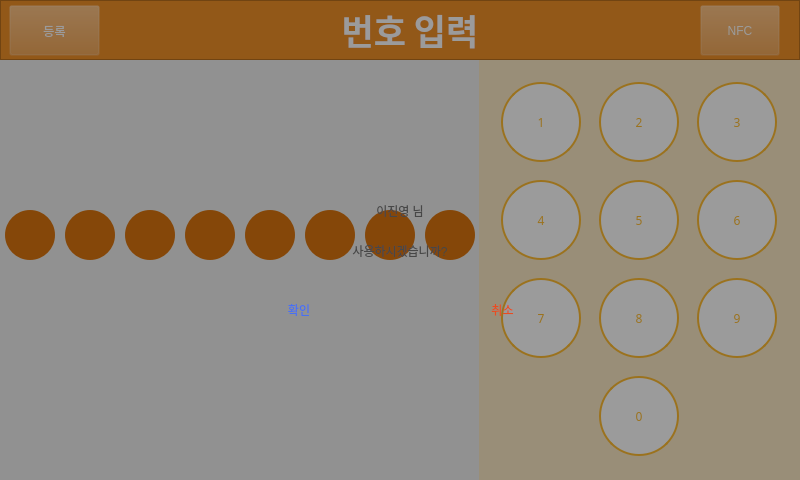
<?xml version="1.0" encoding="UTF-8"?>
<ui version="4.0">
 <class>LogIn</class>
 <widget class="QWidget" name="LogIn">
  <property name="geometry">
   <rect>
    <x>0</x>
    <y>0</y>
    <width>800</width>
    <height>480</height>
   </rect>
  </property>
  <property name="windowTitle">
   <string>Form</string>
  </property>
  <widget class="QPushButton" name="ButtonNFC">
   <property name="geometry">
    <rect>
     <x>700</x>
     <y>5</y>
     <width>80</width>
     <height>51</height>
    </rect>
   </property>
   <property name="layoutDirection">
    <enum>Qt::RightToLeft</enum>
   </property>
   <property name="styleSheet">
    <string notr="true">background-color: rgb(241, 145, 039, 0);
color: rgb(255, 255, 255);
font: 20pt &quot;배달의민족 한나체 Air&quot;;</string>
   </property>
   <property name="text">
    <string>NFC</string>
   </property>
   <property name="icon">
    <iconset>
     <normaloff>Images/Phone.png</normaloff>Images/Phone.png</iconset>
   </property>
   <property name="iconSize">
    <size>
     <width>32</width>
     <height>32</height>
    </size>
   </property>
  </widget>
  <widget class="QPushButton" name="ButtonRegister">
   <property name="geometry">
    <rect>
     <x>9</x>
     <y>5</y>
     <width>91</width>
     <height>51</height>
    </rect>
   </property>
   <property name="styleSheet">
    <string notr="true">background-color: rgb(241, 145, 039, 0);
color: rgb(255, 255, 255);
font: 20pt &quot;배달의민족 한나체 Air&quot;;</string>
   </property>
   <property name="text">
    <string>등록</string>
   </property>
   <property name="icon">
    <iconset>
     <normaloff>Images/Document.png</normaloff>Images/Document.png</iconset>
   </property>
   <property name="iconSize">
    <size>
     <width>32</width>
     <height>32</height>
    </size>
   </property>
   <property name="autoRepeat">
    <bool>false</bool>
   </property>
  </widget>
  <widget class="QPushButton" name="roundDisplay_5">
   <property name="geometry">
    <rect>
     <x>245</x>
     <y>210</y>
     <width>50</width>
     <height>50</height>
    </rect>
   </property>
   <property name="styleSheet">
    <string notr="true">border-radius: 25px;
background-color: rgb(219, 117, 015);
</string>
   </property>
   <property name="text">
    <string/>
   </property>
  </widget>
  <widget class="QPushButton" name="roundDisplay_4">
   <property name="geometry">
    <rect>
     <x>185</x>
     <y>210</y>
     <width>50</width>
     <height>50</height>
    </rect>
   </property>
   <property name="styleSheet">
    <string notr="true">border-radius: 25px;
background-color: rgb(219, 117, 015);
</string>
   </property>
   <property name="text">
    <string/>
   </property>
  </widget>
  <widget class="QGraphicsView" name="viewMebuBar">
   <property name="enabled">
    <bool>true</bool>
   </property>
   <property name="geometry">
    <rect>
     <x>0</x>
     <y>0</y>
     <width>800</width>
     <height>60</height>
    </rect>
   </property>
   <property name="autoFillBackground">
    <bool>false</bool>
   </property>
   <property name="styleSheet">
    <string notr="true">background-color: rgb(241, 145, 39);</string>
   </property>
   <property name="backgroundBrush">
    <brush brushstyle="SolidPattern">
     <color alpha="255">
      <red>241</red>
      <green>145</green>
      <blue>39</blue>
     </color>
    </brush>
   </property>
   <property name="foregroundBrush">
    <brush brushstyle="SolidPattern">
     <color alpha="255">
      <red>241</red>
      <green>145</green>
      <blue>39</blue>
     </color>
    </brush>
   </property>
   <property name="interactive">
    <bool>true</bool>
   </property>
   <property name="sceneRect">
    <rectf>
     <x>20.000000000000000</x>
     <y>20.000000000000000</y>
     <width>400.000000000000000</width>
     <height>50.000000000000000</height>
    </rectf>
   </property>
  </widget>
  <widget class="QPushButton" name="roundDisplay_8">
   <property name="geometry">
    <rect>
     <x>425</x>
     <y>210</y>
     <width>50</width>
     <height>50</height>
    </rect>
   </property>
   <property name="styleSheet">
    <string notr="true">border-radius: 25px;
background-color: rgb(219, 117, 015);
</string>
   </property>
   <property name="text">
    <string/>
   </property>
  </widget>
  <widget class="QWidget" name="DialogueShadow" native="true">
   <property name="enabled">
    <bool>true</bool>
   </property>
   <property name="geometry">
    <rect>
     <x>0</x>
     <y>0</y>
     <width>800</width>
     <height>480</height>
    </rect>
   </property>
   <property name="palette">
    <palette>
     <active>
      <colorrole role="Base">
       <brush brushstyle="SolidPattern">
        <color alpha="255">
         <red>255</red>
         <green>255</green>
         <blue>255</blue>
        </color>
       </brush>
      </colorrole>
      <colorrole role="Window">
       <brush brushstyle="SolidPattern">
        <color alpha="100">
         <red>0</red>
         <green>0</green>
         <blue>0</blue>
        </color>
       </brush>
      </colorrole>
     </active>
     <inactive>
      <colorrole role="Base">
       <brush brushstyle="SolidPattern">
        <color alpha="255">
         <red>255</red>
         <green>255</green>
         <blue>255</blue>
        </color>
       </brush>
      </colorrole>
      <colorrole role="Window">
       <brush brushstyle="SolidPattern">
        <color alpha="100">
         <red>0</red>
         <green>0</green>
         <blue>0</blue>
        </color>
       </brush>
      </colorrole>
     </inactive>
     <disabled>
      <colorrole role="Base">
       <brush brushstyle="SolidPattern">
        <color alpha="100">
         <red>0</red>
         <green>0</green>
         <blue>0</blue>
        </color>
       </brush>
      </colorrole>
      <colorrole role="Window">
       <brush brushstyle="SolidPattern">
        <color alpha="100">
         <red>0</red>
         <green>0</green>
         <blue>0</blue>
        </color>
       </brush>
      </colorrole>
     </disabled>
    </palette>
   </property>
   <property name="autoFillBackground">
    <bool>true</bool>
   </property>
   <property name="styleSheet">
    <string notr="true"/>
   </property>
   <widget class="QWidget" name="DialogueCheck" native="true">
    <property name="geometry">
     <rect>
      <x>200</x>
      <y>140</y>
      <width>400</width>
      <height>200</height>
     </rect>
    </property>
    <property name="autoFillBackground">
     <bool>false</bool>
    </property>
    <property name="styleSheet">
     <string notr="true">border-radius: 25px;</string>
    </property>
    <widget class="QLabel" name="DLabelName">
     <property name="geometry">
      <rect>
       <x>0</x>
       <y>50</y>
       <width>400</width>
       <height>41</height>
      </rect>
     </property>
     <property name="styleSheet">
      <string notr="true">font: 24pt &quot;배달의민족 주아&quot;;
background-color: rgb(255, 255, 255, 0);
color: rgb(71, 71, 71);</string>
     </property>
     <property name="text">
      <string>이진영 님</string>
     </property>
     <property name="alignment">
      <set>Qt::AlignCenter</set>
     </property>
    </widget>
    <widget class="QLabel" name="DLabelQ">
     <property name="geometry">
      <rect>
       <x>0</x>
       <y>90</y>
       <width>400</width>
       <height>41</height>
      </rect>
     </property>
     <property name="styleSheet">
      <string notr="true">font: 18pt &quot;배달의민족 주아&quot;;
background-color: rgb(255, 255, 255, 0);
color: rgb(71, 71, 71);</string>
     </property>
     <property name="text">
      <string>사용하시겠습니까?</string>
     </property>
     <property name="alignment">
      <set>Qt::AlignCenter</set>
     </property>
    </widget>
    <widget class="QWidget" name="horizontalLayoutWidget">
     <property name="geometry">
      <rect>
       <x>0</x>
       <y>139</y>
       <width>401</width>
       <height>61</height>
      </rect>
     </property>
     <layout class="QHBoxLayout" name="horizontalLayout">
      <item>
       <widget class="QPushButton" name="DButtonYes">
        <property name="sizePolicy">
         <sizepolicy hsizetype="Minimum" vsizetype="Expanding">
          <horstretch>0</horstretch>
          <verstretch>0</verstretch>
         </sizepolicy>
        </property>
        <property name="styleSheet">
         <string notr="true">font: 18pt &quot;배달의민족 주아&quot;;
color: rgb(72, 112, 242);</string>
        </property>
        <property name="text">
         <string>확인</string>
        </property>
       </widget>
      </item>
      <item>
       <widget class="QPushButton" name="DButtonNo">
        <property name="sizePolicy">
         <sizepolicy hsizetype="Minimum" vsizetype="Expanding">
          <horstretch>0</horstretch>
          <verstretch>0</verstretch>
         </sizepolicy>
        </property>
        <property name="palette">
         <palette>
          <active>
           <colorrole role="WindowText">
            <brush brushstyle="SolidPattern">
             <color alpha="255">
              <red>232</red>
              <green>77</green>
              <blue>33</blue>
             </color>
            </brush>
           </colorrole>
           <colorrole role="Text">
            <brush brushstyle="SolidPattern">
             <color alpha="255">
              <red>232</red>
              <green>77</green>
              <blue>33</blue>
             </color>
            </brush>
           </colorrole>
           <colorrole role="ButtonText">
            <brush brushstyle="SolidPattern">
             <color alpha="255">
              <red>232</red>
              <green>77</green>
              <blue>33</blue>
             </color>
            </brush>
           </colorrole>
           <colorrole role="PlaceholderText">
            <brush brushstyle="NoBrush">
             <color alpha="128">
              <red>232</red>
              <green>77</green>
              <blue>33</blue>
             </color>
            </brush>
           </colorrole>
          </active>
          <inactive>
           <colorrole role="WindowText">
            <brush brushstyle="SolidPattern">
             <color alpha="255">
              <red>232</red>
              <green>77</green>
              <blue>33</blue>
             </color>
            </brush>
           </colorrole>
           <colorrole role="Text">
            <brush brushstyle="SolidPattern">
             <color alpha="255">
              <red>232</red>
              <green>77</green>
              <blue>33</blue>
             </color>
            </brush>
           </colorrole>
           <colorrole role="ButtonText">
            <brush brushstyle="SolidPattern">
             <color alpha="255">
              <red>232</red>
              <green>77</green>
              <blue>33</blue>
             </color>
            </brush>
           </colorrole>
           <colorrole role="PlaceholderText">
            <brush brushstyle="NoBrush">
             <color alpha="128">
              <red>232</red>
              <green>77</green>
              <blue>33</blue>
             </color>
            </brush>
           </colorrole>
          </inactive>
          <disabled>
           <colorrole role="WindowText">
            <brush brushstyle="SolidPattern">
             <color alpha="255">
              <red>232</red>
              <green>77</green>
              <blue>33</blue>
             </color>
            </brush>
           </colorrole>
           <colorrole role="Text">
            <brush brushstyle="SolidPattern">
             <color alpha="255">
              <red>232</red>
              <green>77</green>
              <blue>33</blue>
             </color>
            </brush>
           </colorrole>
           <colorrole role="ButtonText">
            <brush brushstyle="SolidPattern">
             <color alpha="255">
              <red>232</red>
              <green>77</green>
              <blue>33</blue>
             </color>
            </brush>
           </colorrole>
           <colorrole role="PlaceholderText">
            <brush brushstyle="NoBrush">
             <color alpha="128">
              <red>232</red>
              <green>77</green>
              <blue>33</blue>
             </color>
            </brush>
           </colorrole>
          </disabled>
         </palette>
        </property>
        <property name="autoFillBackground">
         <bool>false</bool>
        </property>
        <property name="styleSheet">
         <string notr="true">font: 18pt &quot;배달의민족 주아&quot;;
color: rgb(232, 77, 33);;</string>
        </property>
        <property name="text">
         <string>취소</string>
        </property>
       </widget>
      </item>
     </layout>
    </widget>
   </widget>
  </widget>
  <widget class="QLabel" name="MenuPageLabel">
   <property name="geometry">
    <rect>
     <x>310</x>
     <y>0</y>
     <width>200</width>
     <height>60</height>
    </rect>
   </property>
   <property name="font">
    <font>
     <family>배달의민족 한나체 Air</family>
     <pointsize>26</pointsize>
     <weight>75</weight>
     <bold>true</bold>
    </font>
   </property>
   <property name="text">
    <string>&lt;html&gt;&lt;head/&gt;&lt;body&gt;&lt;p align=&quot;center&quot;&gt;&lt;span style=&quot; color:#ffffff;&quot;&gt;번호 입력&lt;/span&gt;&lt;/p&gt;&lt;/body&gt;&lt;/html&gt;</string>
   </property>
   <property name="alignment">
    <set>Qt::AlignCenter</set>
   </property>
  </widget>
  <widget class="QPushButton" name="roundDisplay_6">
   <property name="geometry">
    <rect>
     <x>305</x>
     <y>210</y>
     <width>50</width>
     <height>50</height>
    </rect>
   </property>
   <property name="styleSheet">
    <string notr="true">border-radius: 25px;
background-color: rgb(219, 117, 015);
</string>
   </property>
   <property name="text">
    <string/>
   </property>
  </widget>
  <widget class="QPushButton" name="roundDisplay_1">
   <property name="geometry">
    <rect>
     <x>5</x>
     <y>210</y>
     <width>50</width>
     <height>50</height>
    </rect>
   </property>
   <property name="font">
    <font>
     <family>배달의민족 한나체 Air</family>
    </font>
   </property>
   <property name="styleSheet">
    <string notr="true">border-radius: 25px;
background-color: rgb(219, 117, 015);
</string>
   </property>
   <property name="text">
    <string/>
   </property>
  </widget>
  <widget class="QPushButton" name="roundDisplay_7">
   <property name="geometry">
    <rect>
     <x>365</x>
     <y>210</y>
     <width>50</width>
     <height>50</height>
    </rect>
   </property>
   <property name="styleSheet">
    <string notr="true">border-radius: 25px;
background-color: rgb(219, 117, 015);
</string>
   </property>
   <property name="text">
    <string/>
   </property>
  </widget>
  <widget class="QWidget" name="KeypadWidget" native="true">
   <property name="geometry">
    <rect>
     <x>479</x>
     <y>60</y>
     <width>321</width>
     <height>421</height>
    </rect>
   </property>
   <property name="font">
    <font>
     <family>Agency FB</family>
    </font>
   </property>
   <property name="autoFillBackground">
    <bool>true</bool>
   </property>
   <property name="styleSheet">
    <string notr="true">background-color: rgb(251, 233, 197);
color: rgb(251, 233, 197);</string>
   </property>
   <widget class="QWidget" name="gridLayoutWidget">
    <property name="geometry">
     <rect>
      <x>10</x>
      <y>10</y>
      <width>301</width>
      <height>401</height>
     </rect>
    </property>
    <layout class="QGridLayout" name="Keypad">
     <item row="2" column="0">
      <widget class="QPushButton" name="KeypadButton_7">
       <property name="maximumSize">
        <size>
         <width>80</width>
         <height>80</height>
        </size>
       </property>
       <property name="styleSheet">
        <string notr="true">border-radius: 40px;
font: 48pt &quot;배달의민족 주아&quot;;
color: rgb(255, 188, 50);
background-color: rgb(255, 255, 255);
border: 2px solid white;
border-color: rgb(255, 188, 50);
</string>
       </property>
       <property name="text">
        <string>7</string>
       </property>
      </widget>
     </item>
     <item row="2" column="1">
      <widget class="QPushButton" name="KeypadButton_8">
       <property name="maximumSize">
        <size>
         <width>80</width>
         <height>80</height>
        </size>
       </property>
       <property name="styleSheet">
        <string notr="true">border-radius: 40px;
font: 48pt &quot;배달의민족 주아&quot;;
color: rgb(255, 188, 50);
background-color: rgb(255, 255, 255);
border: 2px solid white;
border-color: rgb(255, 188, 50);
</string>
       </property>
       <property name="text">
        <string>8</string>
       </property>
      </widget>
     </item>
     <item row="1" column="2">
      <widget class="QPushButton" name="KeypadButton_6">
       <property name="maximumSize">
        <size>
         <width>80</width>
         <height>80</height>
        </size>
       </property>
       <property name="styleSheet">
        <string notr="true">border-radius: 40px;
font: 48pt &quot;배달의민족 주아&quot;;
color: rgb(255, 188, 50);
background-color: rgb(255, 255, 255);
border: 2px solid white;
border-color: rgb(255, 188, 50);
</string>
       </property>
       <property name="text">
        <string>6</string>
       </property>
      </widget>
     </item>
     <item row="1" column="0">
      <widget class="QPushButton" name="KeypadButton_4">
       <property name="maximumSize">
        <size>
         <width>80</width>
         <height>80</height>
        </size>
       </property>
       <property name="styleSheet">
        <string notr="true">border-radius: 40px;
font: 48pt &quot;배달의민족 주아&quot;;
color: rgb(255, 188, 50);
background-color: rgb(255, 255, 255);
border: 2px solid white;
border-color: rgb(255, 188, 50);
</string>
       </property>
       <property name="text">
        <string>4</string>
       </property>
      </widget>
     </item>
     <item row="2" column="2">
      <widget class="QPushButton" name="KeypadButton_9">
       <property name="maximumSize">
        <size>
         <width>80</width>
         <height>80</height>
        </size>
       </property>
       <property name="styleSheet">
        <string notr="true">border-radius: 40px;
font: 48pt &quot;배달의민족 주아&quot;;
color: rgb(255, 188, 50);
background-color: rgb(255, 255, 255);
border: 2px solid white;
border-color: rgb(255, 188, 50);
</string>
       </property>
       <property name="text">
        <string>9</string>
       </property>
      </widget>
     </item>
     <item row="0" column="0">
      <widget class="QPushButton" name="KeypadButton_1">
       <property name="maximumSize">
        <size>
         <width>80</width>
         <height>80</height>
        </size>
       </property>
       <property name="styleSheet">
        <string notr="true">border-radius: 40px;
font: 48pt &quot;배달의민족 주아&quot;;
color: rgb(255, 188, 50);
background-color: rgb(255, 255, 255);
border: 2px solid white;
border-color: rgb(255, 188, 50);
</string>
       </property>
       <property name="text">
        <string>1</string>
       </property>
      </widget>
     </item>
     <item row="0" column="2">
      <widget class="QPushButton" name="KeypadButton_3">
       <property name="maximumSize">
        <size>
         <width>80</width>
         <height>80</height>
        </size>
       </property>
       <property name="styleSheet">
        <string notr="true">border-radius: 40px;
font: 48pt &quot;배달의민족 주아&quot;;
color: rgb(255, 188, 50);
background-color: rgb(255, 255, 255);
border: 2px solid white;
border-color: rgb(255, 188, 50);
</string>
       </property>
       <property name="text">
        <string>3</string>
       </property>
      </widget>
     </item>
     <item row="1" column="1">
      <widget class="QPushButton" name="KeypadButton_5">
       <property name="maximumSize">
        <size>
         <width>80</width>
         <height>80</height>
        </size>
       </property>
       <property name="styleSheet">
        <string notr="true">border-radius: 40px;
font: 48pt &quot;배달의민족 주아&quot;;
color: rgb(255, 188, 50);
background-color: rgb(255, 255, 255);
border: 2px solid white;
border-color: rgb(255, 188, 50);
</string>
       </property>
       <property name="text">
        <string>5</string>
       </property>
      </widget>
     </item>
     <item row="0" column="1">
      <widget class="QPushButton" name="KeypadButton_2">
       <property name="maximumSize">
        <size>
         <width>80</width>
         <height>80</height>
        </size>
       </property>
       <property name="styleSheet">
        <string notr="true">border-radius: 40px;
font: 48pt &quot;배달의민족 주아&quot;;
color: rgb(255, 188, 50);
background-color: rgb(255, 255, 255);
border: 2px solid white;
border-color: rgb(255, 188, 50);
</string>
       </property>
       <property name="text">
        <string>2</string>
       </property>
      </widget>
     </item>
     <item row="3" column="1">
      <widget class="QPushButton" name="KeypadButton_0">
       <property name="maximumSize">
        <size>
         <width>80</width>
         <height>80</height>
        </size>
       </property>
       <property name="styleSheet">
        <string notr="true">border-radius: 40px;
font: 48pt &quot;배달의민족 주아&quot;;
color: rgb(255, 188, 50);
background-color: rgb(255, 255, 255);
border: 2px solid white;
border-color: rgb(255, 188, 50);
</string>
       </property>
       <property name="text">
        <string>0</string>
       </property>
      </widget>
     </item>
    </layout>
   </widget>
  </widget>
  <widget class="QPushButton" name="roundDisplay_3">
   <property name="geometry">
    <rect>
     <x>125</x>
     <y>210</y>
     <width>50</width>
     <height>50</height>
    </rect>
   </property>
   <property name="styleSheet">
    <string notr="true">border-radius: 25px;
background-color: rgb(219, 117, 015);
</string>
   </property>
   <property name="text">
    <string/>
   </property>
  </widget>
  <widget class="QPushButton" name="roundDisplay_2">
   <property name="geometry">
    <rect>
     <x>65</x>
     <y>210</y>
     <width>50</width>
     <height>50</height>
    </rect>
   </property>
   <property name="styleSheet">
    <string notr="true">border-radius: 25px;
background-color: rgb(219, 117, 015);
</string>
   </property>
   <property name="text">
    <string/>
   </property>
  </widget>
  <zorder>viewMebuBar</zorder>
  <zorder>ButtonNFC</zorder>
  <zorder>roundDisplay_5</zorder>
  <zorder>roundDisplay_4</zorder>
  <zorder>roundDisplay_8</zorder>
  <zorder>MenuPageLabel</zorder>
  <zorder>roundDisplay_6</zorder>
  <zorder>roundDisplay_1</zorder>
  <zorder>roundDisplay_7</zorder>
  <zorder>KeypadWidget</zorder>
  <zorder>roundDisplay_3</zorder>
  <zorder>roundDisplay_2</zorder>
  <zorder>ButtonRegister</zorder>
  <zorder>DialogueShadow</zorder>
 </widget>
 <resources/>
 <connections/>
</ui>
